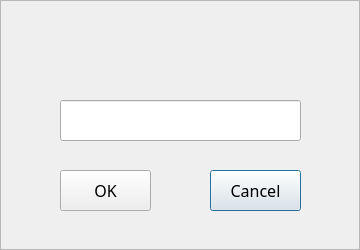
<?xml version="1.0" encoding="UTF-8"?>
<ui version="4.0">
 <class>LoginDialog</class>
 <widget class="QDialog" name="LoginDialog">
  <property name="geometry">
   <rect>
    <x>0</x>
    <y>0</y>
    <width>360</width>
    <height>250</height>
   </rect>
  </property>
  <property name="windowTitle">
   <string>Dialog</string>
  </property>
  <widget class="QPushButton" name="exitButton">
   <property name="geometry">
    <rect>
     <x>210</x>
     <y>170</y>
     <width>91</width>
     <height>41</height>
    </rect>
   </property>
   <property name="font">
    <font>
     <family>Arial Rounded MT Bold</family>
     <pointsize>12</pointsize>
    </font>
   </property>
   <property name="text">
    <string>Cancel</string>
   </property>
   <property name="shortcut">
    <string>Esc</string>
   </property>
  </widget>
  <widget class="QLineEdit" name="pswEdit">
   <property name="geometry">
    <rect>
     <x>60</x>
     <y>100</y>
     <width>241</width>
     <height>41</height>
    </rect>
   </property>
   <property name="font">
    <font>
     <family>Arial Rounded MT Bold</family>
    </font>
   </property>
   <property name="echoMode">
    <enum>QLineEdit::Password</enum>
   </property>
  </widget>
  <widget class="QFrame" name="frame">
   <property name="geometry">
    <rect>
     <x>0</x>
     <y>0</y>
     <width>360</width>
     <height>250</height>
    </rect>
   </property>
   <property name="frameShape">
    <enum>QFrame::StyledPanel</enum>
   </property>
   <property name="frameShadow">
    <enum>QFrame::Raised</enum>
   </property>
   <widget class="QPushButton" name="loginButton">
    <property name="geometry">
     <rect>
      <x>60</x>
      <y>170</y>
      <width>91</width>
      <height>41</height>
     </rect>
    </property>
    <property name="font">
     <font>
      <family>Arial Rounded MT Bold</family>
      <pointsize>12</pointsize>
     </font>
    </property>
    <property name="text">
     <string>OK</string>
    </property>
    <property name="shortcut">
     <string>Return</string>
    </property>
   </widget>
  </widget>
  <zorder>frame</zorder>
  <zorder>exitButton</zorder>
  <zorder>pswEdit</zorder>
 </widget>
 <resources/>
 <connections>
  <connection>
   <sender>exitButton</sender>
   <signal>clicked()</signal>
   <receiver>LoginDialog</receiver>
   <slot>hide()</slot>
   <hints>
    <hint type="sourcelabel">
     <x>235</x>
     <y>160</y>
    </hint>
    <hint type="destinationlabel">
     <x>174</x>
     <y>119</y>
    </hint>
   </hints>
  </connection>
 </connections>
</ui>
